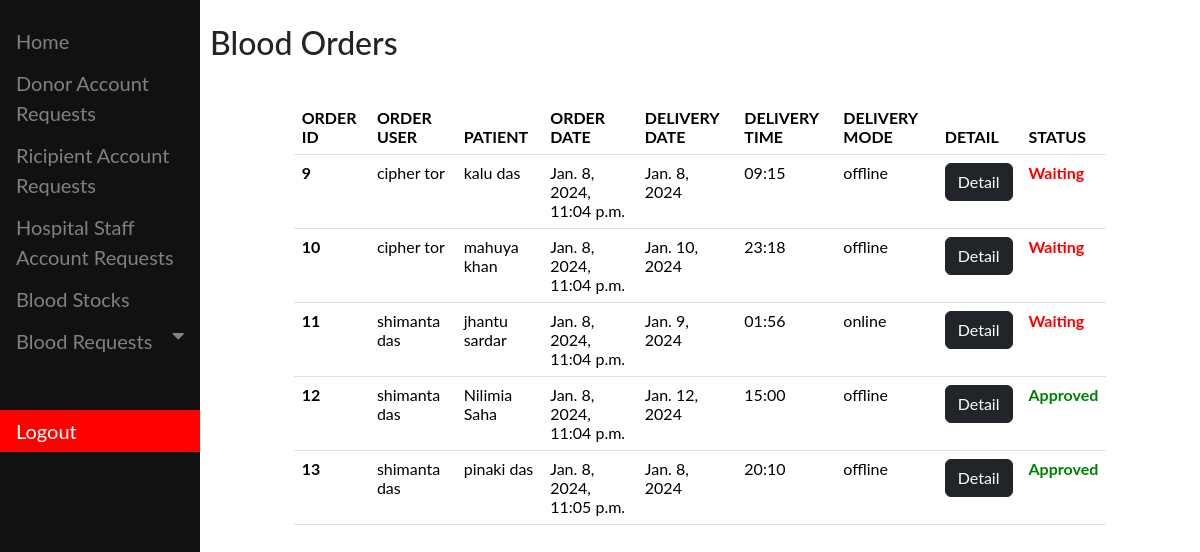
The page /bank_admin/ricipientsblood/ (signed in) on the database as committed earlier.
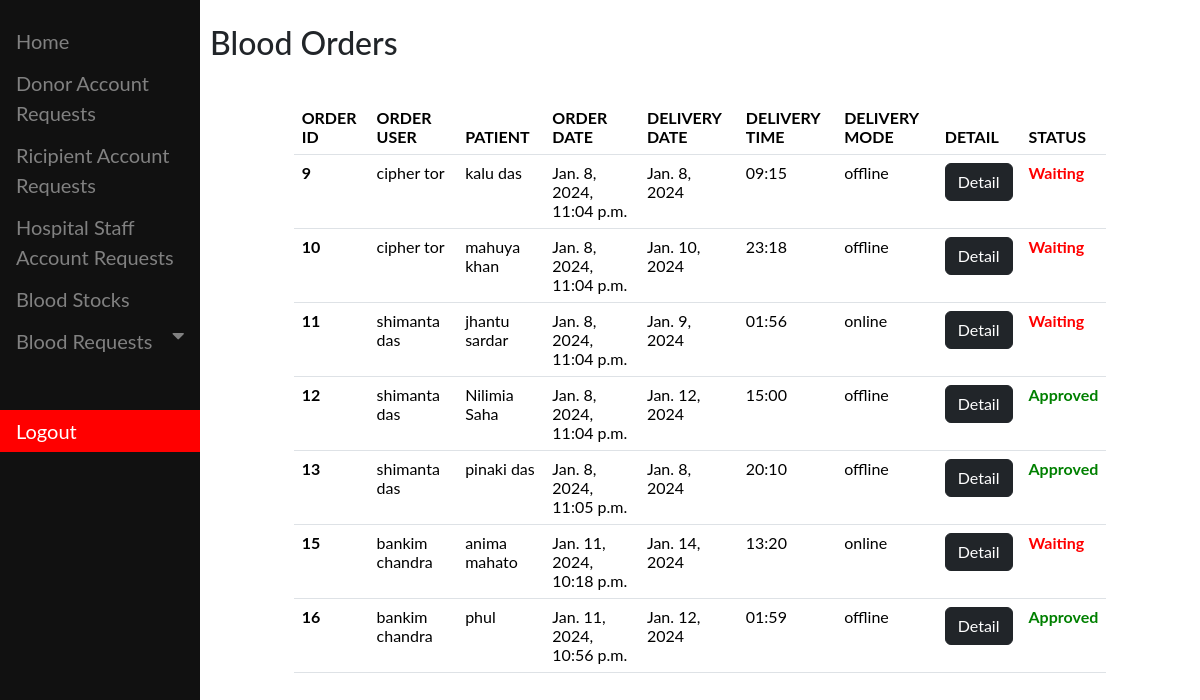
The same page on the database as committed later.
### core/models.py (models this page shows, shortened)
class Order(models.Model):
    userid = models.ForeignKey(User,on_delete=models.CASCADE)
    name = models.CharField(max_length=100)
    email = models.EmailField()
    age = models.IntegerField()
    bloodgroup = models.ForeignKey(Bloodstock, on_delete=models.CASCADE)
    quantity = models.IntegerField()
    address = models.TextField()
    idproff = models.CharField(max_length=200)
    idtype = models.CharField(max_length=100)
    contactno = models.BigIntegerField()
    emer_contactno = models.BigIntegerField()
    orderdate = models.DateTimeField(default=datetime.now, null=True)
    deliverdate = models.DateField()
    delivertime = models.CharField(max_length=10)
    deliverymode = models.CharField(max_length=100)
    status = models.BooleanField(default=False)

class User(AbstractBaseUser, PermissionsMixin):
    first_name = models.CharField(max_length=15)
    last_name = models.CharField(max_length=15)
    email = models.EmailField(max_length=200, unique=True)
    address = models.TextField(null=True)
    phone = models.BigIntegerField(null=True, unique=True)
    status = models.BooleanField(default=False)
    is_donor = models.BooleanField(default=False, null=True)
    is_receipient = models.BooleanField(default=False, null=True)
    is_hospital_stff = models.BooleanField(null=True,default=False)
    blood_group = models.ForeignKey(Bloodstock, on_delete=models.CASCADE, null=True)
    is_manager = models.BooleanField(default=False, null=True)
    is_active = models.BooleanField(default=True)
    is_staff = models.BooleanField(default=False)
    is_superuser = models.BooleanField(default=False)
    objects = UserManager()
    USERNAME_FIELD = "email"
    REQUIRED_FIELDS = ["first_name", "last_name"]

### bloodbank/views.py (the view)
# urls.py: path("ricipientsblood/",RicipientBloodReqView,name="ricipients_blood_req"),
def RicipientBloodReqView(request):
    user = request.user
    if user.is_authenticated:
        if user.is_superuser:
            order = Order.objects.all()
            return render(request,"dashboard/allorders.html",context={"order":order})
        else:
            return redirect("/bank_admin/")
    else:
        return redirect("/bank_admin/")

### bloodbank/templates/dashboard/allorders.html (shortened to what this page needs)
{% extends "base_bank.html" %}
{% block bank_sidebar %}
<div class="main">
  <h2>Blood Orders</h2>
  <br>
    <div class="row">
        <div class="col-1"></div>
        <div class="col-10">
            <table class="table">
                <thead>
                  <tr>
                    <th scope="col">ORDER ID</th>
                    <th scope="col">ORDER USER</th>
                    <th scope="col">PATIENT</th>
                    <th scope="col">ORDER DATE</th>
                    <th scope="col">DELIVERY DATE</th>
                    <th scope="col">DELIVERY TIME</th>
                    <th scope="col">DELIVERY MODE</th>
                    <th scope="col">DETAIL</th>
                    <th scope="col">STATUS</th>
                  </tr>
                </thead>
                <tbody>
                    {% for x in order %}
                  <tr>
                    <th scope="row">{{x.id}}</th>
                    <td>{{x.userid.first_name}} {{x.userid.last_name}}</td>
                    <td>{{x.name}}</td>
                    <td>{{x.orderdate}}</td>
                    <td>{{x.deliverdate}}</td>
                    <td>{{x.delivertime}}</td>
                    <td>{{x.deliverymode}}</td>
                    <td>
                        <form action="{% url 'order_detail' %}" method="post">
                            <button type="submit" class="btn btn-dark">Detail</button>
                        </form>
                    </td>
                    <td>{% if x.status %} <font style="color: green;"><b>Approved</b></font> {% else %} <font style="color: red;"><b>Waiting</b></font> {% endif %}</td>
                  </tr>
                 {% endfor %}
                </tbody>
              </table>
        </div>
        <div class="col-1"></div>
    </div>
</div>
{% endblock %}

### bloodbank/templates/base_bank.html
{% include "bank_sidebar.html" %}
{% block bank_sidebar %}
{% endblock %}

### bloodbank/templates/bank_sidebar.html (shortened to what this page needs)
<link href="https://cdn.jsdelivr.net/npm/bootstrap@5.3.2/dist/css/bootstrap.min.css" rel="stylesheet">
<link rel="stylesheet" href="https://cdnjs.cloudflare.com/ajax/libs/font-awesome/4.7.0/css/font-awesome.min.css">
<div class="sidenav">
  <a href="{% url 'bank_dashboard' %}">Home</a>
  <a href="{% url 'donor_new_requests' %}">Donor Account Requests</a>
  <a href="{% url 'ricipient_new_requests' %}">Ricipient Account Requests</a>
  <a href="{% url 'hospital_new_requests' %}">Hospital Staff Account Requests</a>
  <a href="{% url 'blood_stock' %}">Blood Stocks</a>
  <button class="dropdown-btn">Blood Requests
    <i class="fa fa-caret-down"></i>
  </button>
  <a href=""></a>
  <a href=""></a>
  <a href=""></a>
  <a href=""></a>
  <a href="{% url 'logout' %}" style="background-color: red;color: white;">Logout</a>
</div>

### bloodbank/templates/bank_sidebar.html (style rules this page uses)
.sidenav { height: 100%; width: 200px; position: fixed; z-index: 1; top: 0; left: 0; background-color: #111; overflow-x: hidden; padding-top: 20px; }
.sidenav a, .dropdown-btn { padding: 6px 8px 6px 16px; text-decoration: none; font-size: 20px; color: #818181; display: block; border: none; background: none; width: 100%; text-align: left; cursor: pointer; outline: none; }
.main { margin-left: 200px; font-size: 20px; padding: 0px 10px; }
.fa-caret-down { float: right; padding-right: 8px; }

Rows that differ between the two databases and show on the page:
added Order: id "15", userid.first_name "bankim", userid.last_name "chandra", name "anima mahato", orderdate "Jan. 11, 2024, 10:18 p.m.", deliverdate "Jan. 14, 2024", delivertime "13:20", deliverymode "online", status "Waiting"
added Order: id "16", userid.first_name "bankim", userid.last_name "chandra", name "phul", orderdate "Jan. 11, 2024, 10:56 p.m.", deliverdate "Jan. 12, 2024", delivertime "01:59", deliverymode "offline", status "Approved"
